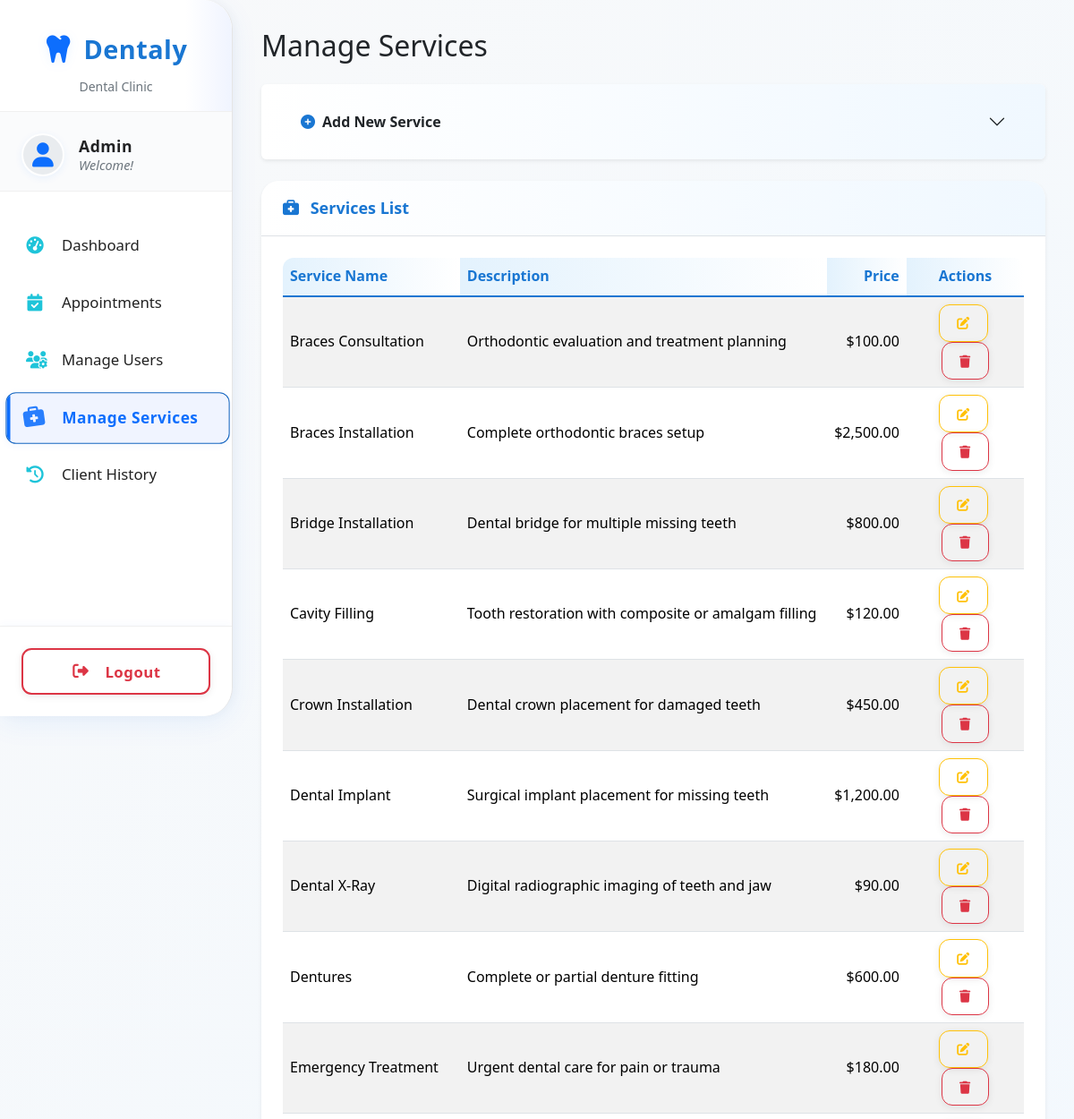
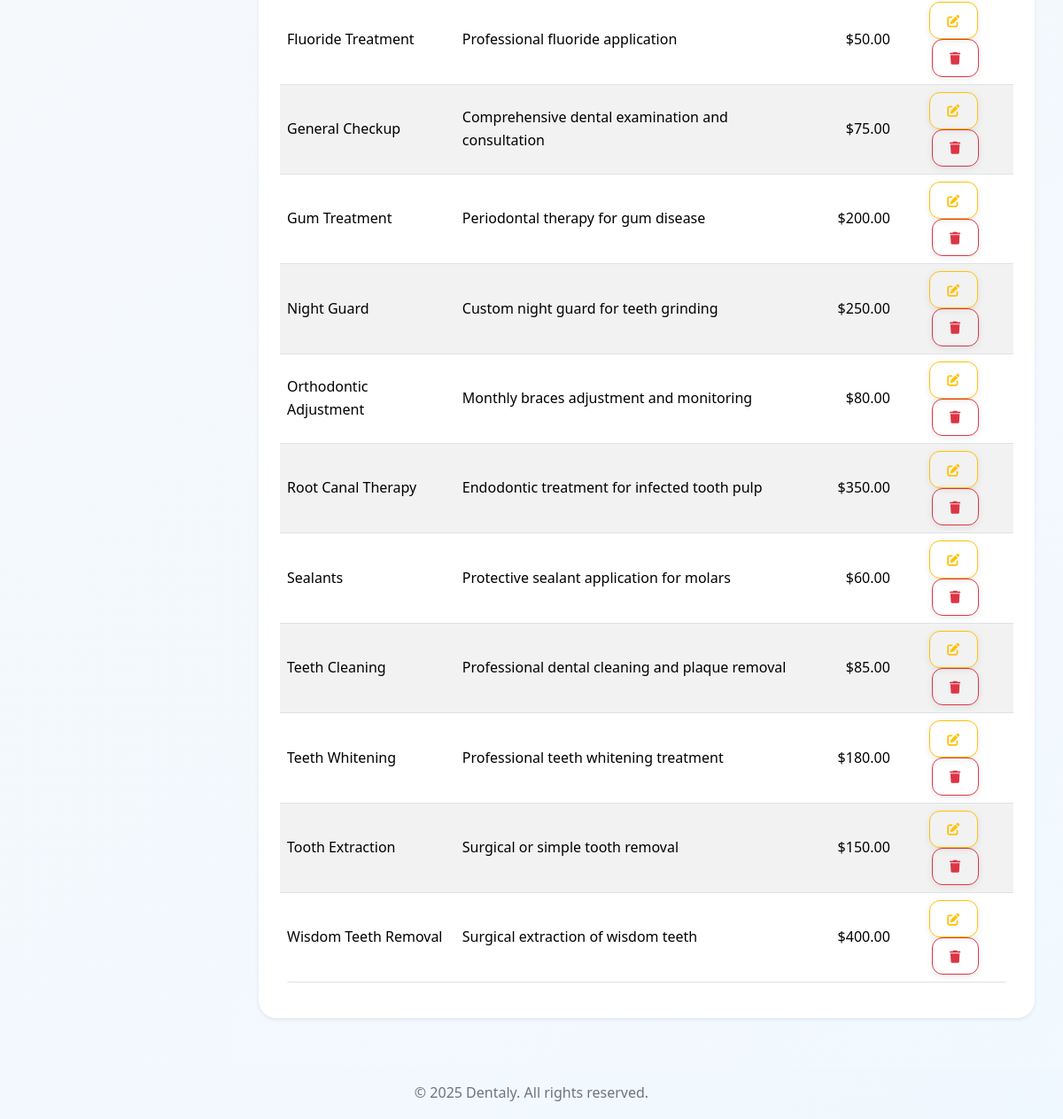
The app's page /admin/manage_services.php (signed in) with its own data (2 pictures, top to bottom).
### tables this page shows
CREATE TABLE `services` (
  `id` int(11) NOT NULL,
  `service_name` varchar(100) NOT NULL,
  `description` text DEFAULT NULL,
  `price` decimal(10,2) DEFAULT NULL,
  `created_at` timestamp NOT NULL DEFAULT current_timestamp()
);

### admin/manage_services.php (the view, shortened to what this page needs)
<?php
$page_title = 'Manage Services';
include '../includes/header.php';
$message = '';
$message_class = 'alert-info';
try {
    $services = $conn->query("SELECT * FROM services ORDER BY service_name ASC")->fetchAll(PDO::FETCH_ASSOC);
} catch (PDOException $e) {
    $message = "Error fetching services: " . $e->getMessage();
    $message_class = 'alert-danger';
    $services = [];
}
?>
<div class="d-flex justify-content-between align-items-center mb-4">
    <h2 class="m-0"><?php echo htmlspecialchars($page_title); ?></h2>
</div>
<div class="accordion mb-4" id="addServiceAccordion">
    <div class="accordion-item card shadow-sm border-0">
        <h2 class="accordion-header card-header bg-light border-bottom-0" id="headingAdd">
            <button class="accordion-button collapsed bg-transparent text-dark fw-semibold" type="button"
                data-bs-toggle="collapse" data-bs-target="#collapseAdd"
                aria-expanded="<?php echo (isset($_POST['add_service']) && !empty($message) && $message_class === 'alert-danger') ? 'true' : 'false'; ?>"
                aria-controls="collapseAdd">
                <i class="fas fa-plus-circle me-2 text-primary"></i> Add New Service
            </button>
        </h2>
    </div>
</div>
<div class="card shadow-sm">
    <div class="card-header">
        <i class="fas fa-briefcase-medical me-2"></i> Services List
    </div>
    <div class="card-body">
        <div class="table-responsive">
            <table class="table table-striped table-hover align-middle">
                <thead class="table-light">
                    <tr>
                        <th>Service Name</th>
                        <th>Description</th>
                        <th class="text-end">Price</th>
                        <th class="text-center">Actions</th>
                    </tr>
                </thead>
                <tbody>
                    <?php if (empty($services)): ?>
                        <tr>
                            <td colspan="4" class="text-center text-muted p-4">No services found.</td>
                        </tr>
                    <?php else: ?>
                        <?php foreach ($services as $service): ?>
                            <tr>
                                <td><?php echo htmlspecialchars($service['service_name']); ?></td>
                                <td><?php echo nl2br(htmlspecialchars($service['description'] ?: 'N/A')); ?></td>
                                <td class="text-end">$<?php echo number_format($service['price'], 2); ?></td>
                                <td class="text-center">
                                    <button type="button" class="btn btn-sm btn-outline-warning me-1" data-bs-toggle="modal"
                                        data-bs-target="#editModal<?php echo $service['id']; ?>" data-bs-tooltip="tooltip"
                                        title="Edit Service">
                                        <i class="fas fa-edit"></i>
                                    </button>
                                    <form action="<?php echo htmlspecialchars($_SERVER["PHP_SELF"]); ?>" method="POST"
                                        class="d-inline confirm-delete-form">
                                        <button type="submit" name="delete_service"
                                            class="btn btn-sm btn-outline-danger confirm-delete" data-bs-tooltip="tooltip"
                                            title="Delete Service"
                                            data-message="Are you sure you want to delete service '<?php echo htmlspecialchars($service['service_name']); ?>'? This may affect existing appointments.">
                                            <i class="fas fa-trash"></i>
                                        </button>
                                    </form>
                                </td>
                            </tr>
                        <?php endforeach; ?>
                    <?php endif; ?>
                </tbody>
            </table>
        </div>
    </div>
</div>
<?php
include '../includes/footer.php';
?>

### includes/header.php (shortened to what this page needs)
<?php
$current_page = basename($_SERVER['PHP_SELF']);
$user_role = $_SESSION['role'] ?? 'guest';
?>
<!DOCTYPE html>
<html lang="en">
<head>
    <link href="https://cdn.jsdelivr.net/npm/bootstrap@5.3.3/dist/css/bootstrap.min.css" rel="stylesheet"
>
    <link rel="stylesheet" href="https://cdnjs.cloudflare.com/ajax/libs/font-awesome/6.5.2/css/all.min.css"
 />
    <link href="https://cdn.jsdelivr.net/npm/select2@4.1.0-rc.0/dist/css/select2.min.css" rel="stylesheet" />
    <link rel="stylesheet"
        href="https://cdn.jsdelivr.net/npm/select2-bootstrap-5-theme@1.3.0/dist/select2-bootstrap-5-theme.min.css" />
    <link rel="stylesheet" href="../assets/css/style.css">
</head>
<body>
    <aside id="sidebar" class="sidebar">
        <div class="sidebar-header">
            <a href="index.php" class="sidebar-brand-link">
                <i class="fas fa-tooth sidebar-brand-icon"></i>
                <span class="sidebar-brand-text">Dentaly</span>
            </a>
            <div class="sidebar-brand-desc">Dental Clinic</div>
        </div>
        <div class="sidebar-user">
            <div class="user-avatar">
                <i class="fas fa-user"></i>
            </div>
            <div class="user-info">
                <div class="user-name"><?php echo htmlspecialchars(ucfirst($_SESSION['role'])); ?></div>
                <div class="user-status">Welcome!</div>
            </div>
        </div>
        <nav class="sidebar-nav flex-grow-1">
            <ul class="nav nav-pills flex-column">
                <li class="nav-item">
                    <a href="index.php" class="nav-link <?php echo $current_page == 'index.php' ? 'active' : ''; ?>"
                        title="Dashboard">
                        <i class="fas fa-tachometer-alt fa-fw me-2"></i> Dashboard
                    </a>
                </li>
                <?php
                $menuItems = [];
                if ($user_role === 'admin') {
                    $menuItems = [
                        ['link' => 'manage_appointments.php', 'icon' => 'fas fa-calendar-check', 'label' => 'Appointments'],
                        ['link' => 'manage_users.php', 'icon' => 'fas fa-users-cog', 'label' => 'Manage Users'],
                        ['link' => 'manage_services.php', 'icon' => 'fas fa-briefcase-medical', 'label' => 'Manage Services'],
                        ['link' => 'client_history.php', 'icon' => 'fas fa-history', 'label' => 'Client History'],
                    ];
                }
                foreach ($menuItems as $item): ?>
                    <li class="nav-item">
                        <a href="<?php echo $item['link']; ?>"
                            class="nav-link <?php echo $current_page == $item['link'] ? 'active' : ''; ?>"
                            title="<?php echo htmlspecialchars($item['label']); ?>">
                            <i class="<?php echo $item['icon']; ?> fa-fw me-2"></i>
                            <?php echo htmlspecialchars($item['label']); ?>
                        </a>
                    </li>
                <?php endforeach; ?>
            </ul>
        </nav>
        <div class="sidebar-footer">
            <a href="../auth/logout.php" class="btn btn-outline-light w-100 logout-button" title="Logout">
                <i class="fas fa-sign-out-alt fa-fw me-2"></i> Logout
            </a>
        </div>
    </aside>
    <div class="main-content">
</body>

### includes/footer.php (shortened to what this page needs)
<footer class="footer text-center py-3 mt-auto">
    <div class="container">
        <span class="text-muted">&copy; 2025 Dentaly. All rights reserved.</span>
    </div>
</footer>
</body>
</html>

### includes/header.php (style rules this page uses)
.sidebar { min-height: 100vh; background: #fff; border-right: 1px solid #e5e5e5; box-shadow: 0 8px 32px 0 rgba(13, 110, 253, 0.07), 2px 0 16px 0 rgba(0, 0, 0, 0.04); border-radius: 0 2rem 2rem 0; overflow: hidden; backdrop-filter: blur(2px); display: flex; flex-direction: column; padding: 0; transition: box-shadow 0.2s; z-index: 1030; }
.sidebar-header { padding: 2rem 1.5rem 1rem 1.5rem; border-bottom: 1px solid #f0f0f0; text-align: center; background: linear-gradient(90deg, #fff 80%, #f0f4ff 100%); box-shadow: 0 2px 8px 0 rgba(13, 110, 253, 0.03); border-top-left-radius: 0; border-top-right-radius: 2rem; }
.sidebar-brand-link { display: flex; align-items: center; justify-content: center; gap: 0.75rem; text-decoration: none; font-size: 1.5rem; font-weight: 700; letter-spacing: 1px; transition: transform 0.18s cubic-bezier(.4, 2, .6, 1), box-shadow 0.18s; }
.sidebar-brand-icon { font-size: 2.2rem; color: #0d6efd; filter: drop-shadow(0 2px 6px rgba(13, 110, 253, 0.08)); animation: tooth-bounce 2.5s infinite cubic-bezier(.4, 2, .6, 1); }
.sidebar-user { display: flex; align-items: center; gap: 1rem; padding: 1.5rem 1.5rem 1rem 1.5rem; border-bottom: 1px solid #f0f0f0; background: #fafbfc; position: relative; }
.user-avatar { width: 48px; height: 48px; border-radius: 50%; background: #e9ecef; display: flex; align-items: center; justify-content: center; font-size: 1.7rem; color: #0d6efd; box-shadow: 0 2px 8px 0 rgba(13, 110, 253, 0.07); border: 2.5px solid #fff; transition: box-shadow 0.18s, transform 0.18s; }
.user-info { display: flex; flex-direction: column; gap: 0.1rem; transition: color 0.18s; }
.user-name { font-weight: 700; font-size: 1.1rem; color: #222; letter-spacing: 0.5px; text-shadow: 0 1px 0 #f0f4ff; }
.user-status { font-size: 0.9rem; color: #6c757d; font-style: italic; }
.sidebar-nav { flex-grow: 1; padding: 1.5rem 0.5rem 1rem 0.5rem; margin-top: 0.5rem; }
.sidebar-nav .nav { gap: 0.25rem; }
.sidebar-nav .nav-link { display: flex; align-items: center; gap: 0.75rem; padding: 0.85rem 1.25rem; border-radius: 0.7rem; font-size: 1.05rem; font-weight: 500; color: #222; transition: background 0.18s, color 0.18s, box-shadow 0.18s, transform 0.18s; position: relative; overflow: hidden; }
.sidebar-nav .nav-link::before { content: ''; position: absolute; left: 0; top: 0; bottom: 0; width: 4px; background: #0d6efd; opacity: 0; transition: opacity 0.18s; border-radius: 0 4px 4px 0; }
.sidebar-nav .nav-link.active::before, .sidebar-nav .nav-link:hover::before, .sidebar-nav .nav-link:focus::before { opacity: 1; }
.sidebar-nav .nav-link.active, .sidebar-nav .nav-link:hover, .sidebar-nav .nav-link:focus { background: #f0f4ff; color: #0d6efd; box-shadow: 0 2px 8px 0 rgba(13, 110, 253, 0.06); text-decoration: none; transform: translateX(2px) scale(1.03); font-weight: 700; letter-spacing: 0.5px; }
.sidebar-nav .nav-link .fa-fw { font-size: 1.2rem; opacity: 0.88; transition: color 0.18s, transform 0.18s; }
.sidebar-nav .nav-link.active .fa-fw, .sidebar-nav .nav-link:hover .fa-fw { color: #0d6efd; transform: scale(1.18) rotate(-8deg); }
.sidebar-footer { padding: 1.5rem 1.5rem 1.5rem 1.5rem; border-top: 1px solid #f0f0f0; background: #fff; box-shadow: 0 -2px 8px 0 rgba(13, 110, 253, 0.03); border-bottom-right-radius: 2rem; }
.logout-button { font-weight: 600; letter-spacing: 0.5px; border-radius: 0.7rem; padding: 0.7rem 0; transition: background 0.18s, color 0.18s, box-shadow 0.18s, transform 0.18s; border: 2px solid #dc3545; background: #fff; color: #dc3545; font-size: 1.05rem; display: flex; align-items: center; justify-content: center; gap: 0.5rem; text-decoration: none; }
.logout-button i { font-size: 1.1rem; transition: transform 0.18s; }

### records on screen
services: service_name "Braces Consultation", description "Orthodontic evaluation and treatment planning", price "100.00"
services: service_name "Braces Installation", description "Complete orthodontic braces setup", price "2,500.00"
services: service_name "Bridge Installation", description "Dental bridge for multiple missing teeth", price "800.00"
services: service_name "Cavity Filling", description "Tooth restoration with composite or amalgam filling", price "120.00"
services: service_name "Crown Installation", description "Dental crown placement for damaged teeth", price "450.00"
services: service_name "Dental Implant", description "Surgical implant placement for missing teeth", price "1,200.00"
services: service_name "Dental X-Ray", description "Digital radiographic imaging of teeth and jaw", price "90.00"
services: service_name "Dentures", description "Complete or partial denture fitting", price "600.00"
services: service_name "Emergency Treatment", description "Urgent dental care for pain or trauma", price "180.00"
services: service_name "Fluoride Treatment", description "Professional fluoride application", price "50.00"
services: service_name "General Checkup", description "Comprehensive dental examination and consultation", price "75.00"
services: service_name "Gum Treatment", description "Periodontal therapy for gum disease", price "200.00"
services: service_name "Night Guard", description "Custom night guard for teeth grinding", price "250.00"
services: service_name "Orthodontic Adjustment", description "Monthly braces adjustment and monitoring", price "80.00"
services: service_name "Root Canal Therapy", description "Endodontic treatment for infected tooth pulp", price "350.00"
services: service_name "Sealants", description "Protective sealant application for molars", price "60.00"
services: service_name "Teeth Cleaning", description "Professional dental cleaning and plaque removal", price "85.00"
services: service_name "Teeth Whitening", description "Professional teeth whitening treatment", price "180.00"
services: service_name "Tooth Extraction", description "Surgical or simple tooth removal", price "150.00"
services: service_name "Wisdom Teeth Removal", description "Surgical extraction of wisdom teeth", price "400.00"

### other values on screen
$_SESSION['role'] "Admin"
$item['label'] "Appointments"
$item['label'] "Manage Users"
$item['label'] "Manage Services"
$item['label'] "Client History"
$page_title "Manage Services"
